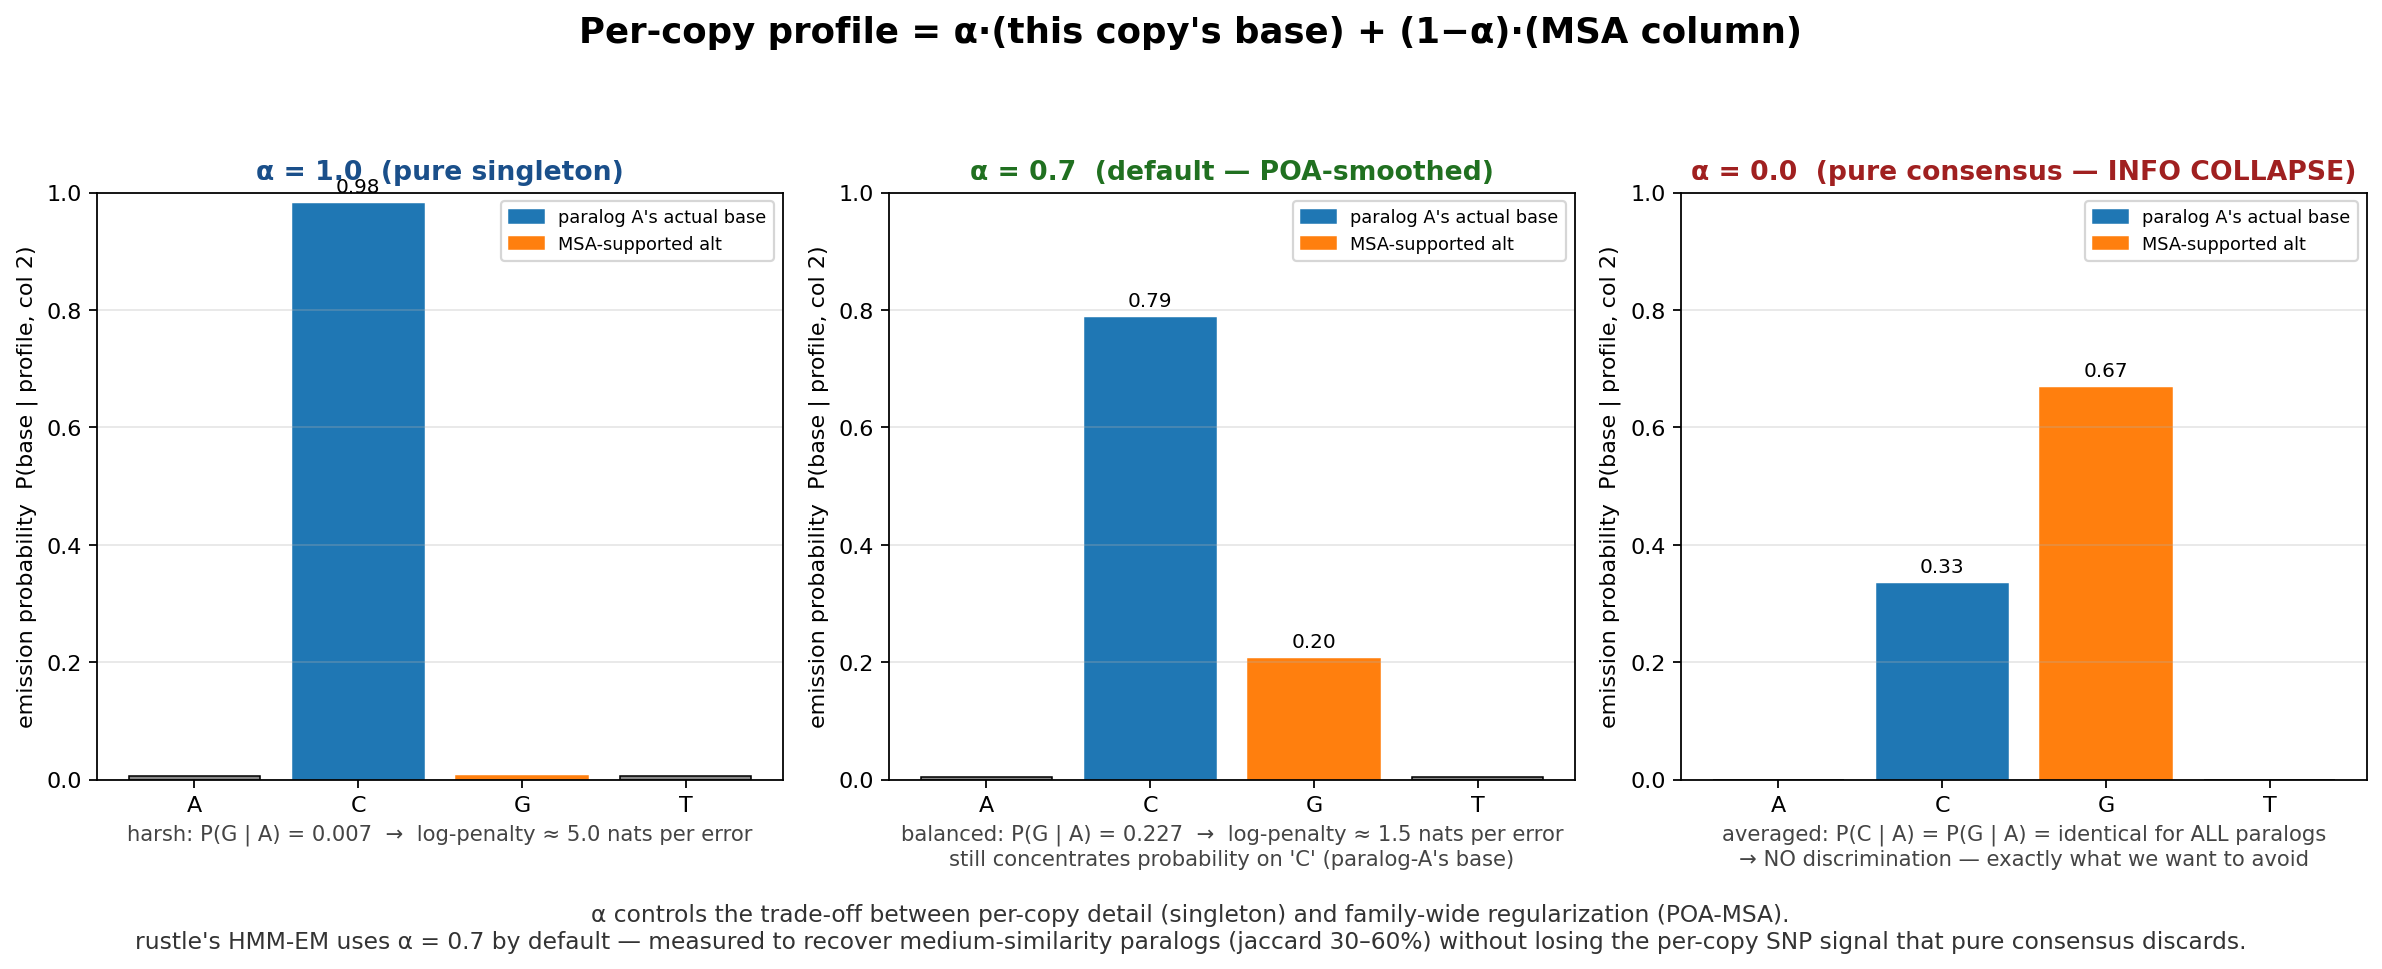

This chart was generated by the following Python code:
#!/usr/bin/env python3
"""POA-MSA tilt: how the per-copy profile blends the singleton (one-hot at the
copy's own base) with the column-wise MSA observation. tilt α = 1 → pure
singleton (sharp, harsh penalty per error). α = 0 → pure shared MSA
(information-collapse). α = 0.7 (default) → keeps paralog-distinguishing
signal AND softens the singleton's 6.9 log-unit per-base penalty."""
import matplotlib.pyplot as plt
import numpy as np

fig, axes = plt.subplots(1, 3, figsize=(15, 5.5))
fig.suptitle("Per-copy profile = α·(this copy's base) + (1−α)·(MSA column)",
             fontsize=16, fontweight='bold', y=1.02)

# Same toy column as in slide 2: paralogs A,B,C with bases C,G,G respectively.
# Target = paralog A → singleton emits C with prob 1-eps, others eps/3.
# MSA column observation = {C: 1/3, G: 2/3, A=T=0}.
bases = ['A', 'C', 'G', 'T']
copy_colors = ['#1f77b4', '#ff7f0e', '#2ca02c']

eps = 0.02
singleton = np.array([eps/3, 1.0 - eps, eps/3, eps/3])  # 'C' = idx 1
msa_col   = np.array([0.00, 1/3, 2/3, 0.00])

# log-unit conversion (natural log) for axis #2
def to_log(p):
    p = np.clip(p, 1e-10, 1.0)
    return np.log(p)

alphas = [1.0, 0.7, 0.0]
titles = ["α = 1.0  (pure singleton)",
          "α = 0.7  (default — POA-smoothed)",
          "α = 0.0  (pure consensus — INFO COLLAPSE)"]
title_colors = ['#1a4f8a', '#207020', '#a02020']
descs = [
    "harsh: P(G | A) = 0.007  →  log-penalty ≈ 5.0 nats per error",
    "balanced: P(G | A) = 0.227  →  log-penalty ≈ 1.5 nats per error\n"
    "still concentrates probability on 'C' (paralog-A's base)",
    "averaged: P(C | A) = P(G | A) = identical for ALL paralogs\n"
    "→ NO discrimination — exactly what we want to avoid",
]

for ax, a, t, tc, desc in zip(axes, alphas, titles, title_colors, descs):
    blended = a * singleton + (1 - a) * msa_col
    blended = blended / blended.sum()  # renormalize
    bars = ax.bar(bases, blended, color=['#888'] * 4, edgecolor='black', lw=0.7)
    # paralog A's actual base: highlight col index 1 ('C')
    bars[1].set_color('#1f77b4')
    bars[1].set_label("paralog A's actual base")
    # MSA-supported alt: 'G'
    bars[2].set_color('#ff7f0e')
    bars[2].set_label("MSA-supported alt")

    ax.set_ylim(0, 1.0)
    ax.set_ylabel("emission probability  P(base | profile, col 2)")
    ax.set_title(t, fontsize=12, fontweight='bold', color=tc)
    ax.set_xlabel(desc, fontsize=9.5, color='#444')
    ax.grid(axis='y', alpha=0.3)
    # value labels
    for b, v in zip(bars, blended):
        if v > 0.01:
            ax.text(b.get_x() + b.get_width()/2, v + 0.02, f"{v:.2f}",
                    ha='center', fontsize=9)
    ax.legend(loc='upper right', fontsize=8)

# bottom note
fig.text(0.5, -0.04,
         "α controls the trade-off between per-copy detail (singleton) and family-wide regularization (POA-MSA).\n"
         "rustle's HMM-EM uses α = 0.7 by default — measured to recover medium-similarity paralogs (jaccard 30–60%) "
         "without losing the per-copy SNP signal that pure consensus discards.",
         ha='center', fontsize=10.5, color='#333')

plt.tight_layout(rect=[0, 0.02, 1, 0.95])
plt.savefig('/scratch/jxi21/Assembler/Rustle/bench/meeting_2026_05_06_hmm_em/04_poa_tilt.png',
            dpi=160, bbox_inches='tight')
print("04_poa_tilt.png written")
